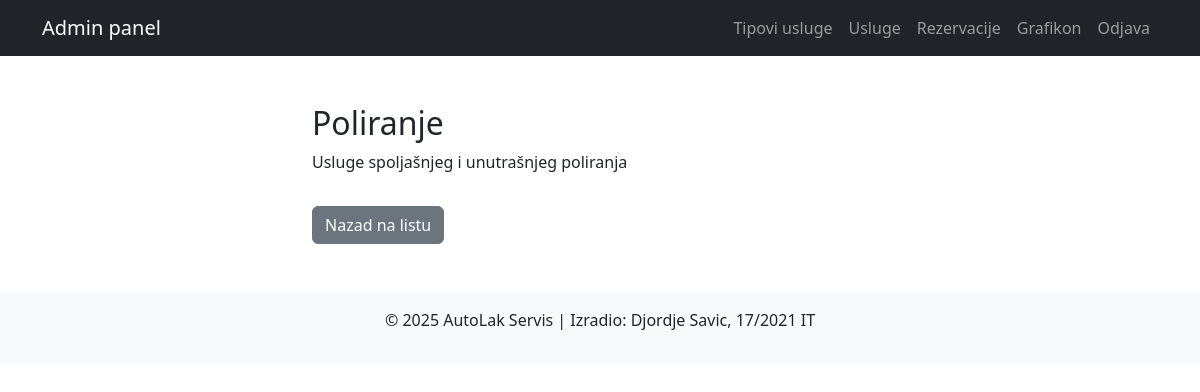
The page /admin/tipovi_usluge/detail.php?id=1 (signed in) on the database its author committed.
### tables this page shows
CREATE TABLE tip_usluge (
    id INT AUTO_INCREMENT PRIMARY KEY,
    naziv VARCHAR(100) NOT NULL,
    opis TEXT
);

### admin/tipovi_usluge/detail.php (the view, shortened to what this page needs)
<?php
require_once "../../db.php";
include "../../admin-modules/header.php";
$id = (int) $_GET['id'];
$stmt = $pdo->prepare("SELECT * FROM tip_usluge WHERE id = ?");
$stmt->execute([$id]);
$tip = $stmt->fetch();
?>
<div class="container mt-5" style="max-width: 600px;">
    <h2><?= $tip['naziv'] ?></h2>
    <p><?= nl2br($tip['opis']) ?></p>
    <a href="list.php" class="btn btn-secondary mt-3">Nazad na listu</a>
</div>
<?php include "../../admin-modules/footer.php"; ?>

### rows shown on the page
tip_usluge: naziv "Poliranje", opis "Usluge spoljašnjeg i unutrašnjeg poliranja"
